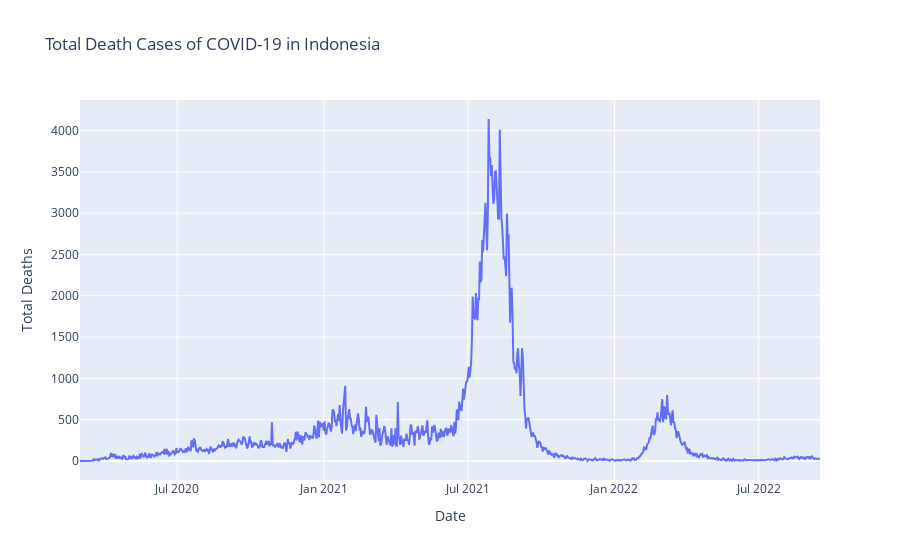

The notebook cell saved with this chart:
### Code cell
#Now let's see total death cases due to COVID-19 in Indonesia throughout the years
# total kematian akibat covid 19 di indonesia

date_death = covid_data.groupby(['Date'])[['New Deaths']].sum().reset_index()
px.line(x=date_death['Date'],y=date_death['New Deaths'], labels={'x': 'Date', 'y':'Total Deaths'}, title ='Total Death Cases of COVID-19 in Indonesia')

### Figure 1 — Plotly figure (JSON) as saved in the notebook; plotly's stock layout.template omitted (floating-point values rounded to 4 significant figures; data arrays with more than 128 entries replaced by an {"elided": "..."} marker saying what was removed)
{"data": [{"hovertemplate": "Date=%{x}<br>Total Deaths=%{y}<extra></extra>", "legendgroup": "", "line": {"color": "#636efa", "dash": "solid"}, "marker": {"symbol": "circle"}, "mode": "lines", "name": "", "orientation": "v", "showlegend": false, "type": "scatter", "x": {"elided": "930 str values"}, "xaxis": "x", "y": {"elided": "930 int values"}, "yaxis": "y"}], "layout": {"legend": {"tracegroupgap": 0}, "title": {"text": "Total Death Cases of COVID-19 in Indonesia"}, "xaxis": {"anchor": "y", "domain": [0, 1], "title": {"text": "Date"}}, "yaxis": {"anchor": "x", "domain": [0, 1], "title": {"text": "Total Deaths"}}}}
